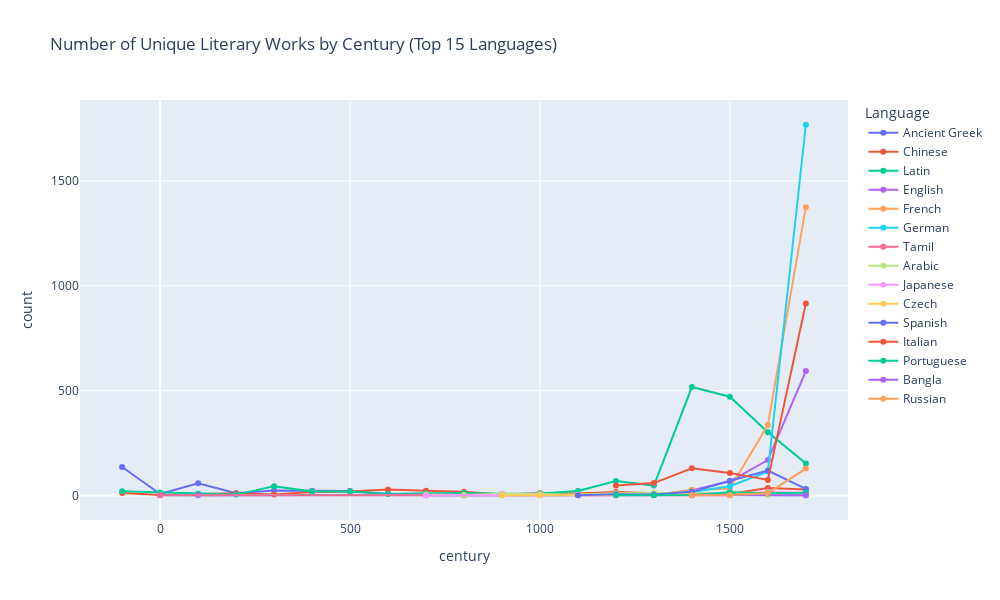

The notebook cell this image was saved under:
### Code cell
import plotly.express as px
import pandas as pd

# Remove duplicates first
df_clean = df_test.drop_duplicates(subset=['item', 'languageLabel']).copy()

# Combine Chinese and Classical Chinese
df_clean['languageLabel'] = df_clean['languageLabel'].replace({'Classical Chinese': 'Chinese'})

# Get top 15 languages
top_languages = df_clean['languageLabel'].value_counts().head(15).index

# Filter for top languages and valid years up to 1800
df_plot = df_clean[
    df_clean['languageLabel'].isin(top_languages) & 
    df_clean['year'].notna() & 
    (df_clean['year'] <= 1800)
].copy()

# Create century column - 1800 belongs to 1700s
df_plot['century'] = ((df_plot['year'] - 1) // 100) * 100

# Count unique items per language per century and reset index for plotly
plot_data = df_plot.groupby(['century', 'languageLabel'])['item'].nunique().reset_index()
plot_data.columns = ['century', 'Language', 'count']

# Create interactive plot
fig = px.line(
    plot_data, 
    x='century', 
    y='count', 
    color='Language',
    markers=True,
    log_y=False,
    title='Number of Unique Literary Works by Century (Top 15 Languages)',
    # labels={'century': 'Century', 'count': 'Number of Unique Items (log scale)'}
)

fig.update_layout(
    # hovermode='x unified',
    width=1000,
    height=600
)

fig.show()

### Figure 1 — Plotly figure (JSON) as saved in the notebook; plotly's stock layout.template omitted (floating-point values rounded to 4 significant figures)
{"data": [{"hovertemplate": "Language=Ancient Greek<br>century=%{x}<br>count=%{y}<extra></extra>", "legendgroup": "Ancient Greek", "line": {"color": "#636efa", "dash": "solid"}, "marker": {"symbol": "circle"}, "mode": "lines+markers", "name": "Ancient Greek", "orientation": "v", "showlegend": true, "type": "scatter", "x": [-100.0, 0.0, 100.0, 200.0, 300.0, 400.0, 500.0, 600.0, 700.0, 800.0, 1000.0, 1400.0, 1500.0, 1700.0], "xaxis": "x", "y": [136, 7, 58, 11, 24, 23, 21, 7, 1, 1, 2, 1, 2, 1], "yaxis": "y"}, {"hovertemplate": "Language=Chinese<br>century=%{x}<br>count=%{y}<extra></extra>", "legendgroup": "Chinese", "line": {"color": "#EF553B", "dash": "solid"}, "marker": {"symbol": "circle"}, "mode": "lines+markers", "name": "Chinese", "orientation": "v", "showlegend": true, "type": "scatter", "x": [-100.0, 0.0, 100.0, 200.0, 300.0, 400.0, 500.0, 600.0, 700.0, 800.0, 900.0, 1000.0, 1100.0, 1200.0, 1300.0, 1400.0, 1500.0, 1600.0, 1700.0], "xaxis": "x", "y": [12, 2, 7, 11, 5, 17, 19, 29, 23, 18, 4, 10, 9, 16, 11, 8, 7, 35, 28], "yaxis": "y"}, {"hovertemplate": "Language=Latin<br>century=%{x}<br>count=%{y}<extra></extra>", "legendgroup": "Latin", "line": {"color": "#00cc96", "dash": "solid"}, "marker": {"symbol": "circle"}, "mode": "lines+markers", "name": "Latin", "orientation": "v", "showlegend": true, "type": "scatter", "x": [-100.0, 0.0, 100.0, 200.0, 300.0, 400.0, 500.0, 600.0, 700.0, 800.0, 900.0, 1000.0, 1100.0, 1200.0, 1300.0, 1400.0, 1500.0, 1600.0, 1700.0], "xaxis": "x", "y": [20, 14, 8, 4, 44, 19, 19, 7, 10, 12, 8, 9, 21, 69, 47, 517, 471, 301, 153], "yaxis": "y"}, {"hovertemplate": "Language=English<br>century=%{x}<br>count=%{y}<extra></extra>", "legendgroup": "English", "line": {"color": "#ab63fa", "dash": "solid"}, "marker": {"symbol": "circle"}, "mode": "lines+markers", "name": "English", "orientation": "v", "showlegend": true, "type": "scatter", "x": [0.0, 100.0, 700.0, 1300.0, 1400.0, 1500.0, 1600.0, 1700.0], "xaxis": "x", "y": [3, 1, 3, 2, 25, 67, 169, 593], "yaxis": "y"}, {"hovertemplate": "Language=French<br>century=%{x}<br>count=%{y}<extra></extra>", "legendgroup": "French", "line": {"color": "#FFA15A", "dash": "solid"}, "marker": {"symbol": "circle"}, "mode": "lines+markers", "name": "French", "orientation": "v", "showlegend": true, "type": "scatter", "x": [0.0, 1100.0, 1200.0, 1300.0, 1400.0, 1500.0, 1600.0, 1700.0], "xaxis": "x", "y": [2, 2, 1, 2, 26, 33, 336, 1375], "yaxis": "y"}, {"hovertemplate": "Language=German<br>century=%{x}<br>count=%{y}<extra></extra>", "legendgroup": "German", "line": {"color": "#19d3f3", "dash": "solid"}, "marker": {"symbol": "circle"}, "mode": "lines+markers", "name": "German", "orientation": "v", "showlegend": true, "type": "scatter", "x": [0.0, 1100.0, 1300.0, 1400.0, 1500.0, 1600.0, 1700.0], "xaxis": "x", "y": [1, 1, 2, 16, 44, 114, 1768], "yaxis": "y"}, {"hovertemplate": "Language=Tamil<br>century=%{x}<br>count=%{y}<extra></extra>", "legendgroup": "Tamil", "line": {"color": "#FF6692", "dash": "solid"}, "marker": {"symbol": "circle"}, "mode": "lines+markers", "name": "Tamil", "orientation": "v", "showlegend": true, "type": "scatter", "x": [0.0, 700.0, 800.0, 1000.0, 1100.0, 1200.0, 1400.0, 1500.0], "xaxis": "x", "y": [1, 1, 2, 1, 1, 1, 1, 1], "yaxis": "y"}, {"hovertemplate": "Language=Arabic<br>century=%{x}<br>count=%{y}<extra></extra>", "legendgroup": "Arabic", "line": {"color": "#B6E880", "dash": "solid"}, "marker": {"symbol": "circle"}, "mode": "lines+markers", "name": "Arabic", "orientation": "v", "showlegend": true, "type": "scatter", "x": [700.0, 800.0, 900.0, 1000.0, 1100.0, 1200.0, 1300.0, 1400.0, 1500.0, 1600.0, 1700.0], "xaxis": "x", "y": [4, 2, 8, 6, 4, 11, 13, 12, 4, 3, 1], "yaxis": "y"}, {"hovertemplate": "Language=Japanese<br>century=%{x}<br>count=%{y}<extra></extra>", "legendgroup": "Japanese", "line": {"color": "#FF97FF", "dash": "solid"}, "marker": {"symbol": "circle"}, "mode": "lines+markers", "name": "Japanese", "orientation": "v", "showlegend": true, "type": "scatter", "x": [700.0, 900.0, 1000.0, 1100.0, 1200.0, 1300.0, 1400.0, 1500.0, 1600.0, 1700.0], "xaxis": "x", "y": [1, 4, 2, 2, 1, 4, 1, 1, 18, 12], "yaxis": "y"}, {"hovertemplate": "Language=Czech<br>century=%{x}<br>count=%{y}<extra></extra>", "legendgroup": "Czech", "line": {"color": "#FECB52", "dash": "solid"}, "marker": {"symbol": "circle"}, "mode": "lines+markers", "name": "Czech", "orientation": "v", "showlegend": true, "type": "scatter", "x": [900.0, 1000.0, 1300.0, 1400.0, 1500.0, 1600.0, 1700.0], "xaxis": "x", "y": [1, 1, 2, 6, 9, 13, 7], "yaxis": "y"}, {"hovertemplate": "Language=Spanish<br>century=%{x}<br>count=%{y}<extra></extra>", "legendgroup": "Spanish", "line": {"color": "#636efa", "dash": "solid"}, "marker": {"symbol": "circle"}, "mode": "lines+markers", "name": "Spanish", "orientation": "v", "showlegend": true, "type": "scatter", "x": [1100.0, 1200.0, 1300.0, 1400.0, 1500.0, 1600.0, 1700.0], "xaxis": "x", "y": [1, 6, 5, 18, 70, 119, 31], "yaxis": "y"}, {"hovertemplate": "Language=Italian<br>century=%{x}<br>count=%{y}<extra></extra>", "legendgroup": "Italian", "line": {"color": "#EF553B", "dash": "solid"}, "marker": {"symbol": "circle"}, "mode": "lines+markers", "name": "Italian", "orientation": "v", "showlegend": true, "type": "scatter", "x": [1200.0, 1300.0, 1400.0, 1500.0, 1600.0, 1700.0], "xaxis": "x", "y": [48, 59, 130, 107, 74, 916], "yaxis": "y"}, {"hovertemplate": "Language=Portuguese<br>century=%{x}<br>count=%{y}<extra></extra>", "legendgroup": "Portuguese", "line": {"color": "#00cc96", "dash": "solid"}, "marker": {"symbol": "circle"}, "mode": "lines+markers", "name": "Portuguese", "orientation": "v", "showlegend": true, "type": "scatter", "x": [1200.0, 1300.0, 1400.0, 1500.0, 1600.0, 1700.0], "xaxis": "x", "y": [1, 1, 2, 15, 10, 13], "yaxis": "y"}, {"hovertemplate": "Language=Bangla<br>century=%{x}<br>count=%{y}<extra></extra>", "legendgroup": "Bangla", "line": {"color": "#ab63fa", "dash": "solid"}, "marker": {"symbol": "circle"}, "mode": "lines+markers", "name": "Bangla", "orientation": "v", "showlegend": true, "type": "scatter", "x": [1400.0, 1700.0], "xaxis": "x", "y": [2, 1], "yaxis": "y"}, {"hovertemplate": "Language=Russian<br>century=%{x}<br>count=%{y}<extra></extra>", "legendgroup": "Russian", "line": {"color": "#FFA15A", "dash": "solid"}, "marker": {"symbol": "circle"}, "mode": "lines+markers", "name": "Russian", "orientation": "v", "showlegend": true, "type": "scatter", "x": [1400.0, 1500.0, 1600.0, 1700.0], "xaxis": "x", "y": [1, 2, 11, 128], "yaxis": "y"}], "layout": {"height": 600, "legend": {"title": {"text": "Language"}, "tracegroupgap": 0}, "title": {"text": "Number of Unique Literary Works by Century (Top 15 Languages)"}, "width": 1000, "xaxis": {"anchor": "y", "domain": [0, 1], "title": {"text": "century"}}, "yaxis": {"anchor": "x", "domain": [0, 1], "title": {"text": "count"}}}}
